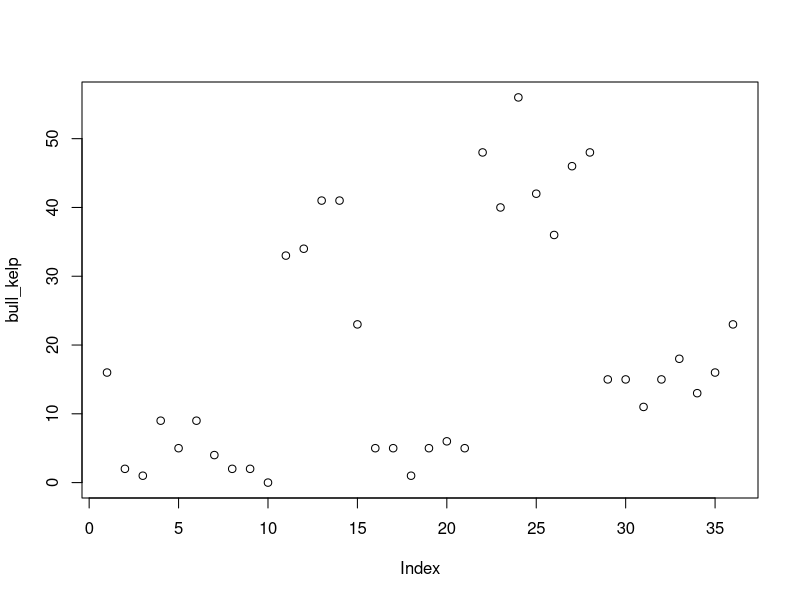
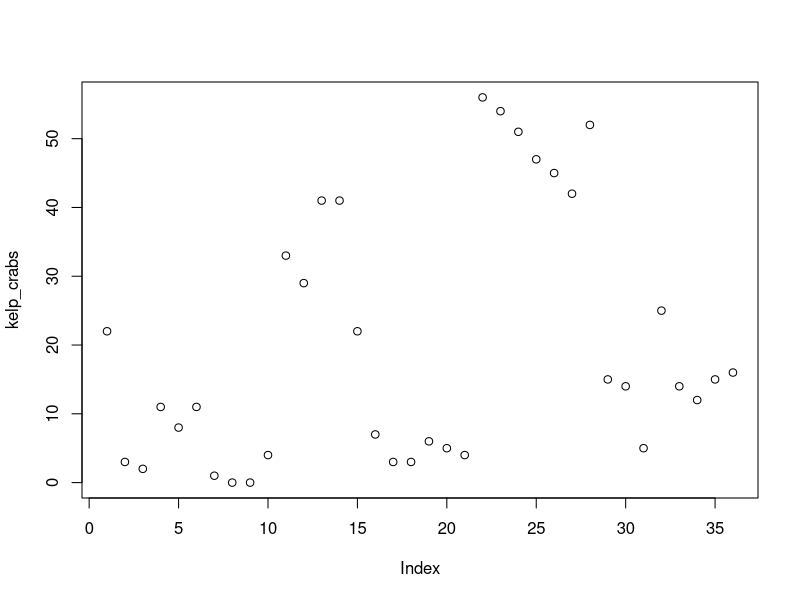

Write the R code that produced these figures, in order. (Note: this script raises an error after producing the figures.)
## CoralNet simulation code ~~~~~~~~~~~~~~~~~~~~~~~~~~~~~~~~~~~~~~~~~~~~~~~~~ ##





## start up ~~~~~~~~~~~~~~~~~~~~~~~~~~~~~~~~~~~~~~~~~~~~~~~~~~~~~~~~~~~~~~~~~ ##
rm(list = ls())

library(truncnorm)
library(tidyverse)

## hardcode relative file paths
code <- "../code"
data_input <- "../data_input"
data_output <- "../data_output"
figs <- "../figs"

## pull in row length csv
setwd(data_output)
rows <- read.csv("nrows_site.csv")
## END start up ~~~~~~~~~~~~~~~~~~~~~~~~~~~~~~~~~~~~~~~~~~~~~~~~~~~~~~~~~~~~~ ##





## simulate ~~~~~~~~~~~~~~~~~~~~~~~~~~~~~~~~~~~~~~~~~~~~~~~~~~~~~~~~~~~~~~~~~ ##
## simulate gamma with shape and scale

simulate.CoralNet <- function(total_n, col_sum){

i1 <- round(rgamma(total_n, shape = c(rep(gamma_mu_S1, rows[1,2]), 
                                      rep(gamma_mu_S2, rows[2,2]),
                                      rep(gamma_mu_S3, rows[3,2]),
                                      rep(gamma_mu_S4, rows[4,2]),
                                      rep(gamma_mu_S5, rows[5,2]),
                                      rep(gamma_mu_S6, rows[6,2]),
                                      rep(gamma_mu_S7, rows[7,2]),
                                      rep(gamma_mu_S8, rows[8,2])), 
                     scale), 0)
  
b2 <- (col_sum - i1) 

i2 <- round(rtruncnorm(total_n, a, b2, 
                       mean = c(rep(norm_mu_2_S1, rows[1,2]), 
                                rep(norm_mu_2_S2, rows[2,2]),
                                rep(norm_mu_2_S3, rows[3,2]),
                                rep(norm_mu_2_S4, rows[4,2]),
                                rep(norm_mu_2_S5, rows[5,2]), 
                                rep(norm_mu_2_S6, rows[6,2]),
                                rep(norm_mu_2_S7, rows[7,2]),
                                rep(norm_mu_2_S8, rows[8,2])),
                       sd = i2_sd), 0)

b3 <- (col_sum - i1 - i2) 

i3 <- round(rtruncnorm(total_n, a, b3, 
                       mean = c(rep(norm_mu_3_S1, rows[1,2]), 
                                rep(norm_mu_3_S2, rows[2,2]),
                                rep(norm_mu_3_S3, rows[3,2]),
                                rep(norm_mu_3_S4, rows[4,2]),
                                rep(norm_mu_3_S5, rows[5,2]), 
                                rep(norm_mu_3_S6, rows[6,2]),
                                rep(norm_mu_3_S7, rows[7,2]),
                                rep(norm_mu_3_S8, rows[8,2])),
                       sd = i3_sd), 0)

b4 <- (col_sum - i1 - i2 - i3)

i4 <- round(rtruncnorm(total_n, a, b4, 
                       mean = c(rep(norm_mu_4_S1, rows[1,2]), 
                                rep(norm_mu_4_S2, rows[2,2]),
                                rep(norm_mu_4_S3, rows[3,2]),
                                rep(norm_mu_4_S4, rows[4,2]),
                                rep(norm_mu_4_S5, rows[5,2]), 
                                rep(norm_mu_4_S6, rows[6,2]),
                                rep(norm_mu_4_S7, rows[7,2]),
                                rep(norm_mu_4_S8, rows[8,2])),
                       sd = i4_sd), 0)

b5 <- (col_sum - i1 - i2 - i3 - i4)

i5 <- round(rtruncnorm(total_n, a, b5, 
                       mean = c(rep(norm_mu_5_S1, rows[1,2]), 
                                rep(norm_mu_5_S2, rows[2,2]),
                                rep(norm_mu_5_S3, rows[3,2]),
                                rep(norm_mu_5_S4, rows[4,2]),
                                rep(norm_mu_5_S5, rows[5,2]), 
                                rep(norm_mu_5_S6, rows[6,2]),
                                rep(norm_mu_5_S7, rows[7,2]),
                                rep(norm_mu_5_S8, rows[8,2])),
                       sd = i5_sd), 0)

b6 <- (col_sum - i1 - i2 - i3 - i4 - i5)

i6 <- round(rtruncnorm(total_n, a, b6, 
                       mean = c(rep(norm_mu_6_S1, rows[1,2]), 
                                rep(norm_mu_6_S2, rows[2,2]),
                                rep(norm_mu_6_S3, rows[3,2]),
                                rep(norm_mu_6_S4, rows[4,2]),
                                rep(norm_mu_6_S5, rows[5,2]), 
                                rep(norm_mu_6_S6, rows[6,2]),
                                rep(norm_mu_6_S7, rows[7,2]),
                                rep(norm_mu_6_S8, rows[8,2])),
                       sd = i6_sd), 0)

df.1 <- cbind(i1, i2, i3, i4, i5, i6)
df.1[is.na(df.1)] <- 0

colnames(df.1)[1] <- "red_algae"
colnames(df.1)[2] <- "sugar_kelp"
colnames(df.1)[3] <- "green_algae"
colnames(df.1)[4] <- "soft_sediment"
colnames(df.1)[5] <- "rock"
colnames(df.1)[6] <- "hard_substrate"

return(df.1)
}


## function to simulate "unimportant" variables that round each row 
## (each image) up to num.vars i.e. the number of data points
simulate.remainder <- function(col_sum, num.vars){
  
  remainder <- (col_sum - df.1[,1] - df.1[,2] - df.1[,3] - df.1[,4] - df.1[,5] - df.1[,6])
  categories <- as.factor(num.vars)
  rows <- map(remainder, ~ sample(categories, ., replace = TRUE))
  df.2 <- lapply(rows, summary)
  df.2 <- as.data.frame(do.call(rbind, df.2))
  
  dat <- cbind(df.1, df.2)
  return(dat)
}


## function to simulate abundances across eight sites
simulate.abundances <- function(n){
  
spp <- rpois(n, lambda = c(rep(lam_1, rows[1,2]),
                           rep(lam_2, rows[2,2]), 
                           rep(lam_3, rows[3,2]), 
                           rep(lam_4, rows[4,2]),
                           rep(lam_5, rows[5,2]),
                           rep(lam_6, rows[6,2]),
                           rep(lam_7, rows[7,2]),
                           rep(lam_8, rows[8,2])))
as.data.frame(spp)
return(spp)
}
## END functions ~~~~~~~~~~~~~~~~~~~~~~~~~~~~~~~~~~~~~~~~~~~~~~~~~~~~~~~~~~~~ ##





## params ~~~~~~~~~~~~~~~~~~~~~~~~~~~~~~~~~~~~~~~~~~~~~~~~~~~~~~~~~~~~~~~~~~~ ##
## total number of rows
n <- sum(rows[2])

## lower bound
a <- 0

## red algae 
gamma_mu_S1 <- 1   
gamma_mu_S2 <- 5
gamma_mu_S3 <- 10
gamma_mu_S4 <- 15
gamma_mu_S5 <- 2
gamma_mu_S6 <- 3
gamma_mu_S7 <- 2
gamma_mu_S8 <- 5

## sugar kelp
norm_mu_2_S1 <- 5   
norm_mu_2_S2 <- 10
norm_mu_2_S3 <- 15
norm_mu_2_S4 <- 5
norm_mu_2_S5 <- 2
norm_mu_2_S6 <- 5
norm_mu_2_S7 <- 4
norm_mu_2_S8 <- 2

## green algae, ulva
norm_mu_3_S1 <- 5   
norm_mu_3_S2 <- 10
norm_mu_3_S3 <- 15
norm_mu_3_S4 <- 5
norm_mu_3_S5 <- 2
norm_mu_3_S6 <- 5
norm_mu_3_S7 <- 4
norm_mu_3_S8 <- 2

## soft sediment
norm_mu_4_S1 <- 5   
norm_mu_4_S2 <- 10
norm_mu_4_S3 <- 15
norm_mu_4_S4 <- 5
norm_mu_4_S5 <- 2
norm_mu_4_S6 <- 5
norm_mu_4_S7 <- 4
norm_mu_4_S8 <- 2

## rock
norm_mu_5_S1 <- 5   
norm_mu_5_S2 <- 10
norm_mu_5_S3 <- 15
norm_mu_5_S4 <- 5
norm_mu_5_S5 <- 2
norm_mu_5_S6 <- 5
norm_mu_5_S7 <- 4
norm_mu_5_S8 <- 2

## bedrock, hard substrate
norm_mu_6_S1 <- 5   
norm_mu_6_S2 <- 10
norm_mu_6_S3 <- 15
norm_mu_6_S4 <- 5
norm_mu_6_S5 <- 2
norm_mu_6_S6 <- 5
norm_mu_6_S7 <- 4
norm_mu_6_S8 <- 2

## variance parameters 
scale <- 1
i2_sd <- 1
i3_sd <- 1
i4_sd <- 1
i5_sd <- 1
i6_sd <- 1
## END params ~~~~~~~~~~~~~~~~~~~~~~~~~~~~~~~~~~~~~~~~~~~~~~~~~~~~~~~~~~~~~~~ ##





## invoke functrions to simulate data ~~~~~~~~~~~~~~~~~~~~~~~~~~~~~~~~~~~~~~~ ## 
## simulate important variables
df.1 <- simulate.CoralNet(n, 50)


## simulate unimportant variables and bind together data
dat <- simulate.remainder(50, c("r1"))


## check row sums
rowSums(dat)
## END data simulation ~~~~~~~~~~~~~~~~~~~~~~~~~~~~~~~~~~~~~~~~~~~~~~~~~~~~~~ ##





## params for abundance simulation ~~~~~~~~~~~~~~~~~~~~~~~~~~~~~~~~~~~~~~~~~~ ##
## row length
n <- sum(rows[2])

## mean params
lam_1 <- 20
lam_2 <- 2
lam_3 <- 10
lam_4 <- 1
lam_5 <- 35
lam_6 <- 4
lam_7 <- 50
lam_8 <- 15
## END params ~~~~~~~~~~~~~~~~~~~~~~~~~~~~~~~~~~~~~~~~~~~~~~~~~~~~~~~~~~~~~~~ ##





## invoke function ~~~~~~~~~~~~~~~~~~~~~~~~~~~~~~~~~~~~~~~~~~~~~~~~~~~~~~~~~~ ##
bull_kelp <- simulate.abundances(n)
plot(bull_kelp)

kelp_crabs <- simulate.abundances(n)
plot(kelp_crabs)
## END abundance invocation ~~~~~~~~~~~~~~~~~~~~~~~~~~~~~~~~~~~~~~~~~~~~~~~~~ ##





## bind data frames and process ~~~~~~~~~~~~~~~~~~~~~~~~~~~~~~~~~~~~~~~~~~~~~ ##
abundances <- as.data.frame(cbind(bull_kelp, kelp_crabs))

dat <- cbind(dat, abundances)

setwd(data_output)
metadata <- read.csv("metadata.csv")

dat <- cbind(dat, abundances, metadata)
## END abundances ~~~~~~~~~~~~~~~~~~~~~~~~~~~~~~~~~~~~~~~~~~~~~~~~~~~~~~~~~~~ ##
